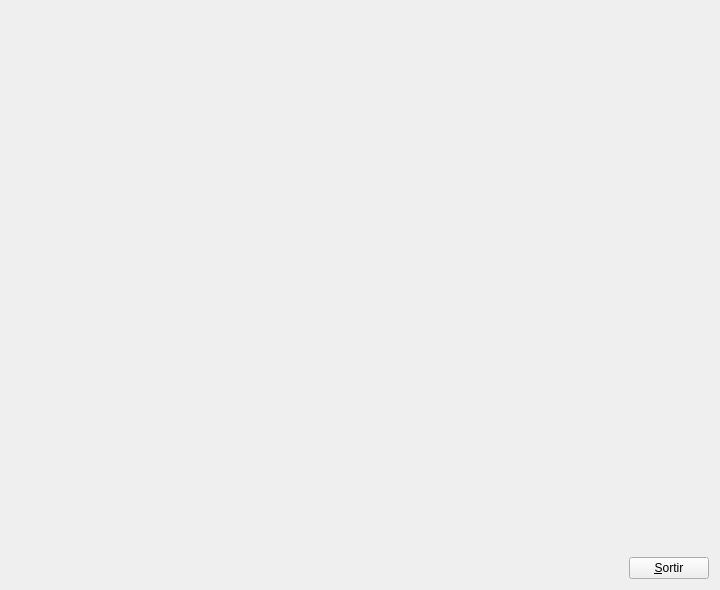
<?xml version="1.0" encoding="UTF-8"?>
<ui version="4.0">
 <class>MyForm</class>
 <widget class="QWidget" name="MyForm">
  <property name="geometry">
   <rect>
    <x>0</x>
    <y>0</y>
    <width>720</width>
    <height>590</height>
   </rect>
  </property>
  <property name="windowTitle">
   <string>IDI-Lab</string>
  </property>
  <layout class="QHBoxLayout" name="horizontalLayout">
   <item>
    <widget class="MyGLWidget" name="widget" native="true">
     <property name="sizePolicy">
      <sizepolicy hsizetype="Expanding" vsizetype="Expanding">
       <horstretch>0</horstretch>
       <verstretch>0</verstretch>
      </sizepolicy>
     </property>
     <property name="minimumSize">
      <size>
       <width>50</width>
       <height>50</height>
      </size>
     </property>
    </widget>
   </item>
   <item>
    <layout class="QVBoxLayout" name="verticalLayout">
     <item>
      <spacer name="verticalSpacer">
       <property name="orientation">
        <enum>Qt::Vertical</enum>
       </property>
       <property name="sizeHint" stdset="0">
        <size>
         <width>20</width>
         <height>40</height>
        </size>
       </property>
      </spacer>
     </item>
     <item>
      <widget class="QPushButton" name="pushButton">
       <property name="sizePolicy">
        <sizepolicy hsizetype="Fixed" vsizetype="Fixed">
         <horstretch>0</horstretch>
         <verstretch>0</verstretch>
        </sizepolicy>
       </property>
       <property name="text">
        <string>&amp;Sortir</string>
       </property>
      </widget>
     </item>
    </layout>
   </item>
  </layout>
 </widget>
 <customwidgets>
  <customwidget>
   <class>MyGLWidget</class>
   <extends>QWidget</extends>
   <header>MyGLWidget.h</header>
   <container>1</container>
  </customwidget>
 </customwidgets>
 <resources/>
 <connections>
  <connection>
   <sender>pushButton</sender>
   <signal>clicked()</signal>
   <receiver>MyForm</receiver>
   <slot>close()</slot>
   <hints>
    <hint type="sourcelabel">
     <x>709</x>
     <y>579</y>
    </hint>
    <hint type="destinationlabel">
     <x>719</x>
     <y>529</y>
    </hint>
   </hints>
  </connection>
 </connections>
</ui>
